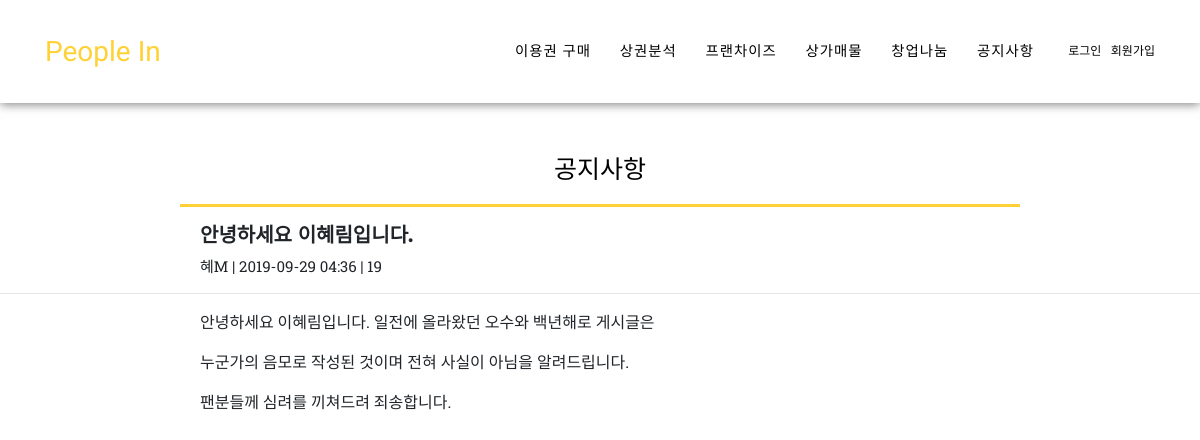
/notice/22/, run on the app's committed database.
### notice/models.py (models this page shows, shortened)
class Notice(models.Model):
    author = models.ForeignKey(
        settings.AUTH_USER_MODEL,  # 'auth.User'라고 쓰는 것보다 강추
        on_delete=models.CASCADE,
        related_name='notice',
        db_column='author',
        default='',
        null=False,
    )
    title = models.CharField('', max_length=100, null=False)
    content = RichTextUploadingField('', null=False)
    created_at = models.DateTimeField(auto_now_add=True)
    photo = models.ImageField(blank=True)
    hit = models.PositiveIntegerField(default=0)
    likes = models.ManyToManyField(settings.AUTH_USER_MODEL, related_name='likes', blank=True)
    board_choices = (
        ('공지사항', '공지사항'),
        ('문의사항', '문의사항'),
        ('프랜차이즈', '프랜차이즈'),
        ('창업정보나누기', '창업정보나누기'),
        ('창업계획서나누기', '창업계획서나누기')
    )
    board = models.CharField(max_length=10, choices=board_choices, default='공지사항')
    def save(self):
        self.slug = slugify(self.title)
        super(Notice, self).save()
    def total_likes(self):
        return self.likes.count()
    class Meta:
        ordering = ['-id']  # notice 객체의 기본 정렬 순서 지정
    def short_content(self):
        if self.content:
            t = self.content[:20] + '...'   # content 속성의 일부만 반환
        else:
            t = '(내용 없음)'
        return t
    short_content.short_description = '간략 내용'
    @property
    def update_counter(self):
        self.hit = self.hit + 1
        self.save()
        return self.hit

### notice/views.py (the view)
# urls.py: path('<int:pk>/', views.notice_detail, name='notice_detail'),
def notice_detail(request, pk):
    notice = get_object_or_404(Notice, pk=pk)
    is_liked = False
    if notice.likes.filter(id=request.user.id).exists():
        is_liked = True
    context = {
        'notice': notice,
        'is_liked': is_liked,
        'total_likes': notice.total_likes(),
    }
    return render(request, 'notice/notice_detail.html',
                  context)

### notice/templates/notice/notice_detail.html (shortened to what this page needs)
{% extends "../base.html" %}
{% load staticfiles %}
{% block extrastyle %}{% static "notice.css" %}{% endblock %}
{% block content %}
  <div style="height:150px;"></div>
<div class="board_header">
      <span class="favorite_button favorites_24761 active" onclick="location.href='{% url 'notice:notice_list' %}'">
        <a class="a_header" href="{% url 'notice:notice_list' %}">
            <span class="notice_title">공지사항</span>
        </a>
      </span>
<hr class="my-hr3">
</div>
  <section>
    <article>
        <div class="title-wrap clearfix" style="padding-left:200px">
            <h5> <span style="">{{ notice.title }}</span></h5>
            <div class="under-title" style="font-size: 15px;">
                <span class="name el nName">{{ notice.author }}</span>
                <span class="l">|</span>
                <span class="date el">{{ notice.created_at|date:"Y-m-d h:s" }}</span>
                <span class="l">|</span>
             <span class="">{{ notice.update_counter }}</span>
            </div>
         </div>
    </article>
    <hr class="my-hr4">
  <div class="notice_content">
        <article itemprop="articleBody">
        <div>
            {{ notice.content|safe  }}
        <br><br>
        </div>
        </article>
  </div>
  </section>
{% endblock %}

### peopleIn/static/agency_otherapp.css (style rules this page uses)
body { overflow-x: hidden; font-family: 'Roboto Slab', -apple-system, BlinkMacSystemFont, 'Segoe UI', Roboto, 'Helvetica Neue', Arial, sans-serif, 'Apple Color Emoji', 'Segoe UI Emoji', 'Segoe UI Symbol', 'Noto Color Emoji'; }
.board_header { padding-right: 100px; padding-left: 100px; }
.my-hr3 { border:0; background: #fed136; height: 3px; margin-right:80px; margin-left:80px; }
.a_header { color:black; text-align: center; }
.notice_title { font-size: 25px; text-align: center; display:table; margin-left:auto; margin-right:auto; }
.notice_content { margin-left:200px; margin-right:200px; }
a { color: #000000; }
h1, h2, h3, h4, h5, h6 { font-weight: 700; font-family: 'Montserrat', -apple-system, BlinkMacSystemFont, 'Segoe UI', Roboto, 'Helvetica Neue', Arial, sans-serif, 'Apple Color Emoji', 'Segoe UI Emoji', 'Segoe UI Symbol', 'Noto Color Emoji'; }

### data on the page
Notice: title "안녕하세요 이혜림입니다.", author "혜M", created_at "2019-09-29 04:36", update_counter "19", content "안녕하세요 이혜림입니다. 일전에 올라왔던 오수와 백년해로 게시글은 누군가의 음모로 작성된 것이며 전혀 사실이 아님을 알려드립니다. 팬분들께 심려를 끼쳐드려 죄송합니다."
